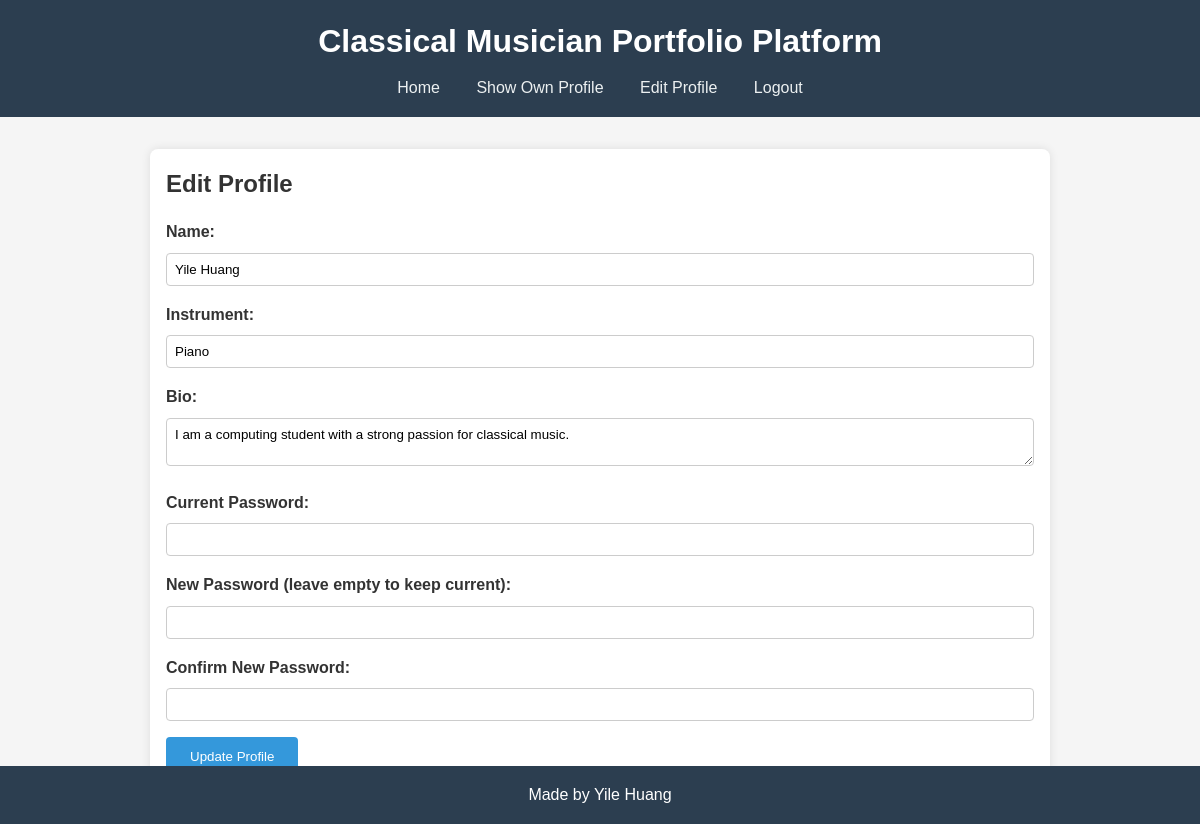
Page /edit_profile (signed in) on the committed database.
### tables this page shows
CREATE TABLE musicians (
    id INTEGER PRIMARY KEY AUTOINCREMENT,
    name TEXT NOT NULL,
    instrument TEXT NOT NULL,
    bio TEXT,
    username TEXT UNIQUE NOT NULL,
    password_hash TEXT NOT NULL
);

### app.py (the view, shortened to what this page needs)
@app.route("/edit_profile", methods=["GET", "POST"])
def edit_profile():
    if "user_id" not in session:
        flash("You need to log in to edit your profile.", "danger")
        return redirect(url_for("login"))
    musician_id = session["user_id"]
    musician = db.execute("SELECT * FROM musicians WHERE id = ?", musician_id)[0]
    return render_template("edit_profile.html", musician=musician)

### templates/edit_profile.html
{% extends 'layout.html' %}
{% block content %}
<h2>Edit Profile</h2>
<form method="POST">
    <label for="name">Name:</label>
    <input type="text" name="name" value="{{ musician['name'] }}" required><br>
    <label for="instrument">Instrument:</label>
    <input type="text" name="instrument" value="{{ musician['instrument'] }}" required><br>
    <label for="bio">Bio:</label>
    <textarea name="bio">{{ musician['bio'] }}</textarea><br>
    <label for="password">Current Password:</label>
    <input type="password" name="password" required><br>
    <label for="new_password">New Password (leave empty to keep current):</label>
    <input type="password" name="new_password"><br>
    <label for="confirmation">Confirm New Password:</label>
    <input type="password" name="confirmation"><br>
    <button type="submit">Update Profile</button>
</form>
{% endblock %}

### static/style.css (style rules this page uses)
* { margin: 0; padding: 0; box-sizing: border-box; font-family: Arial, sans-serif; }
body { background-color: #f5f5f5; color: #333; line-height: 1.6; }
form { margin-top: 1rem; }
label { display: block; margin-bottom: 0.5rem; font-weight: bold; }
input[type="text"], input[type="password"], textarea { width: 100%; padding: 0.5rem; margin-bottom: 1rem; border: 1px solid #ccc; border-radius: 4px; }
button { background-color: #3498db; color: #fff; border: none; padding: 0.75rem 1.5rem; border-radius: 4px; cursor: pointer; }

### rows in the picture
musicians: name "Yile Huang", instrument "Piano", bio "I am a computing student with a strong passion for classical music."
